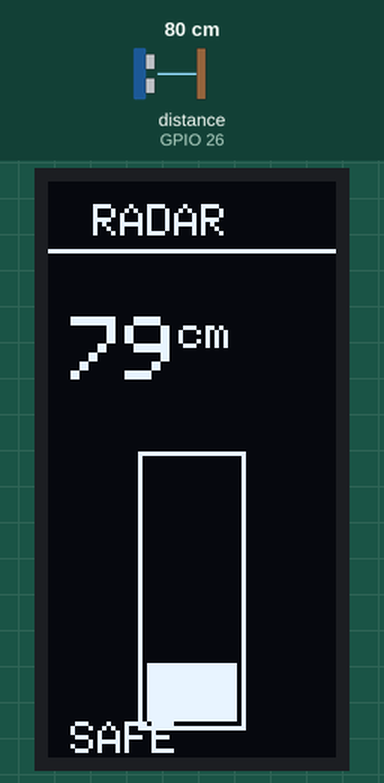
Recording of a sketch running on a simulated ESP32. Shown: 64×128 one-colour display. Wiring (inferred from the names in the program): ultrasonic range finder: trigger GPIO 25; echo GPIO 26. The test bench sets the inputs (shaded band); at power-on: distance to the obstacle (sensor on GPIO 26) 80 cm. The echo pulse lasts 58.3 µs per cm.

Above: at 1.2 s.
1.3 s: distance to the obstacle (sensor on GPIO 26) set to 4 cm
At 2.3 s:
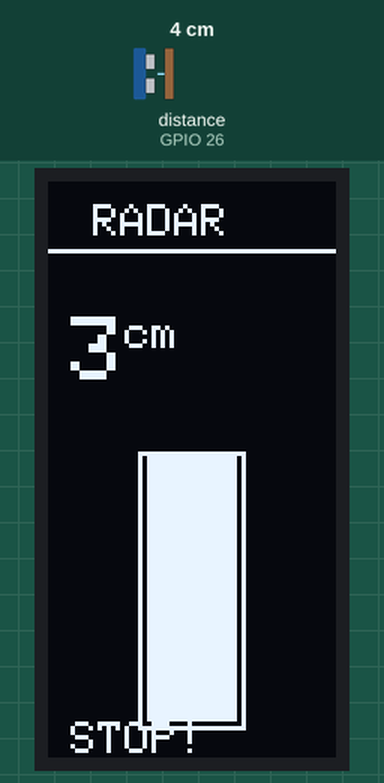
2.8 s: distance to the obstacle (sensor on GPIO 26) set to 9 cm
At 4.1 s:
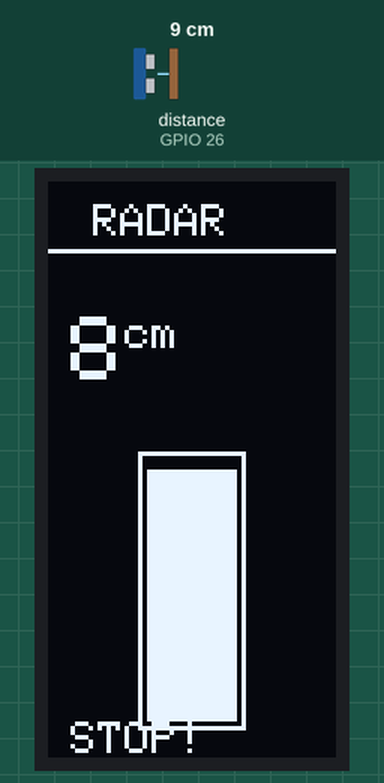
4.4 s: distance to the obstacle (sensor on GPIO 26) set to 18 cm
At 5.2 s:
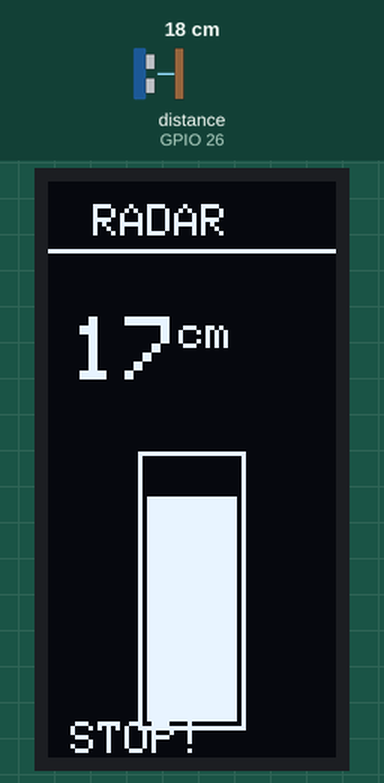
5.9 s: distance to the obstacle (sensor on GPIO 26) set to 22 cm
At 6.8 s:
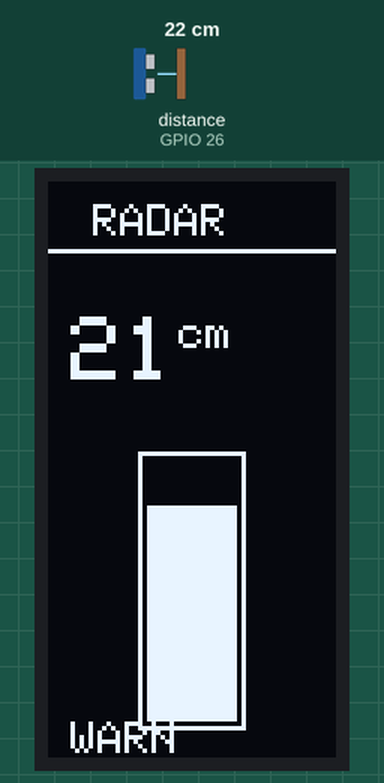
7.4 s: distance to the obstacle (sensor on GPIO 26) set to 35 cm
At 8.6 s:
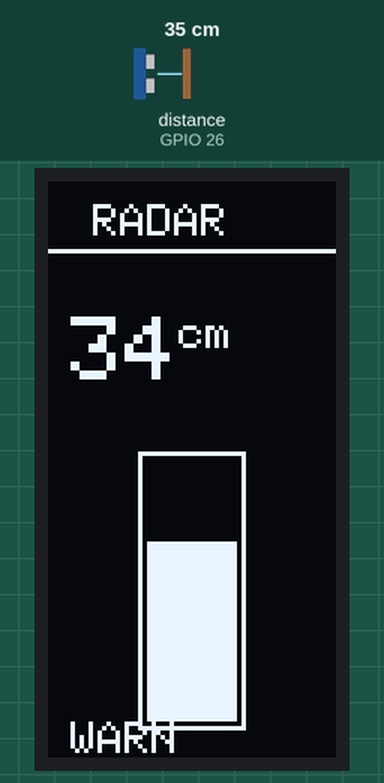
8.9 s: distance to the obstacle (sensor on GPIO 26) set to 45 cm
At 9.8 s:
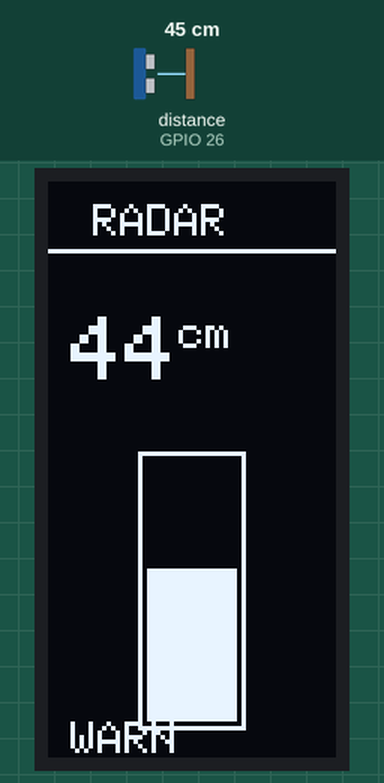
10.4 s: distance to the obstacle (sensor on GPIO 26) set to 56 cm
Timing chart, 0 to 12.9 s (numbered marks = the images above; inputs shaded):
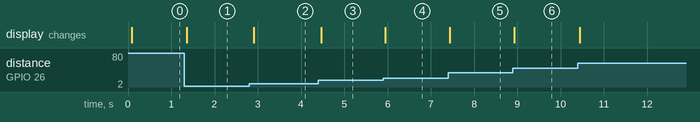

Measured:
- the behaviour switches between 20 and 21 cm on distance to the obstacle (sensor on GPIO 26) (found by bisection; images 3 and 4)
- after the input at 1.3 s, the display: changes after 0.05 s (image 1)
- after the input at 2.8 s, the display: changes after 0.11 s (image 2)
- after the input at 4.4 s, the display: changes after 0.07 s (image 3)
- after the input at 5.9 s, the display: changes after 0.05 s (image 4)
- after the input at 7.4 s, the display: changes at once (image 5)
- after the input at 8.9 s, the display: changes at once (image 6)

The sketch:

VisualProximityRadar.ino
```cpp
#include <Wire.h>
#include <Adafruit_GFX.h>
#include <Adafruit_SH110X.h>

#define i2c_Address 0x3c
#define SCREEN_WIDTH 128
#define SCREEN_HEIGHT 64
Adafruit_SH1106G display = Adafruit_SH1106G(SCREEN_WIDTH, SCREEN_HEIGHT, &Wire, -1);

const int trigPin = 25;
const int echoPin = 26;

long duration;
int distance;
int lastValidDistance = 0;

void setup() {
  Serial.begin(115200);
  pinMode(trigPin, OUTPUT);
  pinMode(echoPin, INPUT);

  if(!display.begin(i2c_Address, true)) {
    for(;;);
  }

  display.clearDisplay();
  display.setRotation(1);
  display.display();
}

void loop() {
  digitalWrite(trigPin, LOW);
  delayMicroseconds(2);
  digitalWrite(trigPin, HIGH);
  delayMicroseconds(10);
  digitalWrite(trigPin, LOW);

  duration = pulseIn(echoPin, HIGH, 30000);
  distance = duration * 0.034 / 2;

  if (distance > 2 && distance < 400) {
    lastValidDistance = distance;
  }

  display.clearDisplay();

  display.setTextSize(1);
  display.setTextColor(SH110X_WHITE);
  display.setCursor(10, 5);
  display.println("RADAR");
  display.drawLine(0, 15, 64, 15, SH110X_WHITE);

  display.setTextSize(2);
  display.setCursor(5, 30);
  display.print(lastValidDistance);
  display.setTextSize(1);
  display.print("cm");

  int barHeight = map(constrain(lastValidDistance, 0, 100), 0, 100, 60, 0);
  display.drawRect(20, 60, 24, 62, SH110X_WHITE);
  display.fillRect(22, 60 + (60 - barHeight), 20, barHeight, SH110X_WHITE);

  display.setTextSize(1);
  display.setCursor(5, 120);
  if(lastValidDistance < 20) {
    display.print("STOP!");
  }
  else if(lastValidDistance < 50) {
    display.print("WARN");
  }
  else {
    display.print("SAFE");
  }

  display.display();
  delay(60);
}
```
